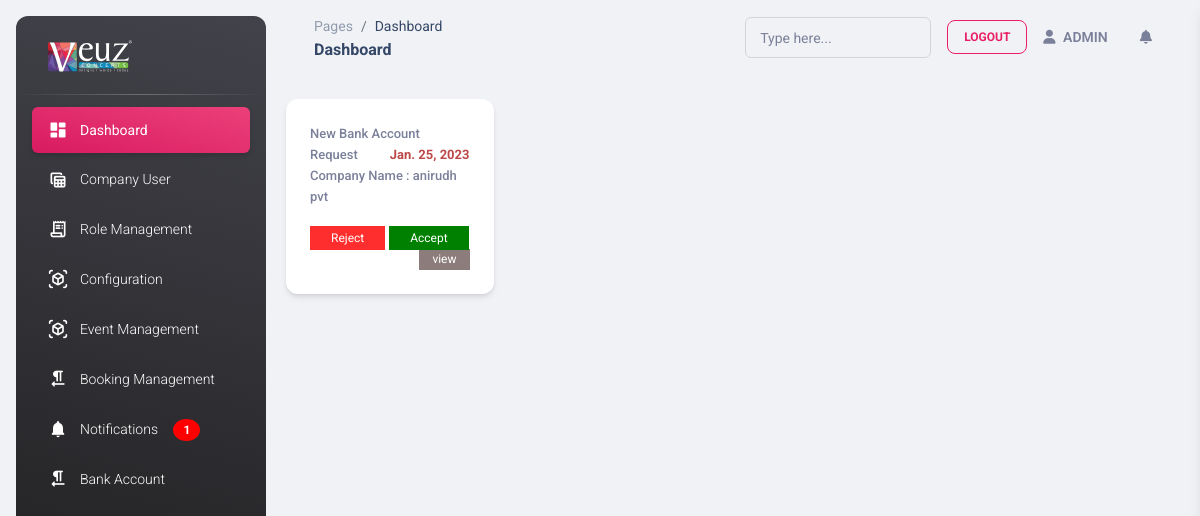
The app's page /notifications (signed in), older data.
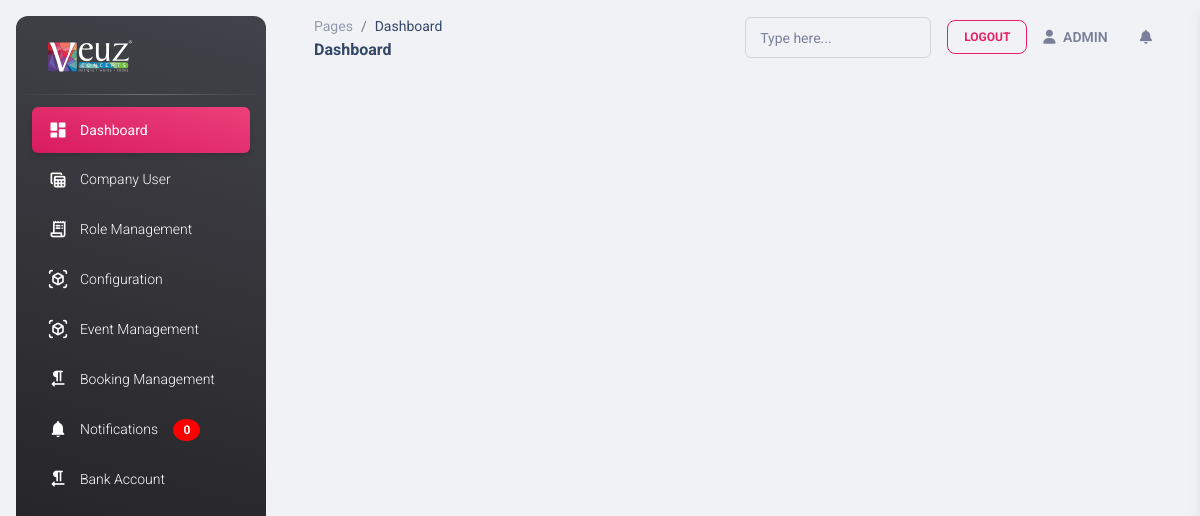
The same page, newer data.
### myapp/models.py (models this page shows)
class common(models.Model):  # COMM0N
    dt = models.DateField(auto_now=True)
    tm = models.TimeField(auto_now=True)
    updated = models.DateTimeField(default=timezone.now)
    status = models.CharField(max_length=255, null=True)
    created_by = models.ForeignKey(User,on_delete=models.CASCADE,related_name="%(app_label)s_%(class)s_ownership", null=True)
    class Meta:
        abstract = True

class notification(common):
    notification_type = models.CharField(choices=notification_type,null=True,max_length=25)
    mapping_id = models.IntegerField(null=True)
    read_status = models.BooleanField(default=False)
    company_id = models.ForeignKey(company_Master,related_name='notification_id',null=True,on_delete=models.CASCADE)

class company_Master(models.Model):
    company_name = models.CharField(max_length=25,null=True)
    auth_user_id = models.ForeignKey(User,on_delete=models.CASCADE,related_name="company_Master_auth_id", null=True)

### myapp/views.py (the view)
# urls.py: path('notifications',views.notifications,name='notifications'),
def notifications(request):
    data = ''
    if request.user.is_superuser == True:
        data = notification.objects.filter(read_status=False)
    context = {
        'data':data
    }
    return render(request,'notifications.html',context)

### myapp/templatetags/nav.py (called while the page is built)
@register.filter(name='get_nav_name')
def get_nav_name(value,args):
    data = User.objects.get(id=value.id)
    return data.is_superuser

@register.filter(name='notification_count')
def notification_count(value,args):
    data = User.objects.get(id=value.id)
    if data.is_superuser == True:
        data = notification.objects.filter(read_status=False).count()
        return data
        pass
    return ''

### myapp/templates/notifications.html (shortened to what this page needs)
{% extends 'base.html' %}
{% load static %}
{% block content %}
<div class="row">
    {% for i in data %}
    <div class="col-md-3">
        <div class="card">
            <div class="card-body">
                {% if i.notification_type == 'Bank Account' %}
                <p style="    font-size: 13px;
                font-weight: 500;">New Bank Account Request <span style="float: right;
    color: #bd4848;
    font-weight: bold;">{{i.dt}}</span>
            <br><span>Company Name : {{i.company_id.company_name}}</span>
            </p>
            <a href=""  style="    padding: 5px 21px;
            background: #ff2e2e;
            color: white;
            font-size: 12px;">Reject</a>
            <a href="" style="    padding: 5px 21px;
            background: green;
            color: white;
            font-size: 12px;">Accept</a>
                {% endif %}
               <a href="view_notification_more?mapping_id={{i.mapping_id}}&id={{i.id}}" style="    float: right;
               background: #8d7c7c;
               color: white;
               padding: 1px 13px;
               font-size: 12px;">view</a>
            </div>
          </div>
    </div>
    {% endfor %}
</div>
{% endblock %}

### myapp/templates/base.html (shortened to what the changed rows need)
<!DOCTYPE html>
<html lang="en">
{% load static %}
{% load nav %}
<head>
  <link href="{% static 'assets/css/nucleo-icons.css' %}" rel="stylesheet" />
  <link href="{% static 'assets/css/nucleo-svg.css' %}" rel="stylesheet" />
  <link id="pagestyle" href="{% static 'assets/css/material-dashboard.css' %}" rel="stylesheet" />
</head>
<body class="g-sidenav-show  bg-gray-200">
  <aside class="sidenav navbar navbar-vertical navbar-expand-xs border-0 border-radius-xl my-3 fixed-start ms-3   bg-gradient-dark" id="sidenav-main">
    <div class="collapse navbar-collapse  w-auto " id="sidenav-collapse-main">
      <ul class="navbar-nav">
        <li class="nav-item">
          <a class="nav-link text-white " href="{% url 'notifications' %}">
            <span class="nav-link-text ms-1">Notifications  <span style="    color: white;
              font-weight: bold;
              padding: 4px 10px;
              background: red;
              border-radius: 50%;
              margin: 12px 12px;
              font-size: 12px;">{{request.user|notification_count:"notification"}}</span>
          </a>
        </li>
      </ul>
    </div>
  </aside>
  <main class="main-content position-relative max-height-vh-100 h-100 border-radius-lg ">
    <div class="container-fluid py-4">
        {% block content %}
        {% endblock %}
    </div>
  </main>
</body>
</html>

Row changes from the older to the newer data that the page shows:
removed notification: dt "Jan. 25, 2023", company_id.company_name "anirudh pvt"
Text that changed along with them:
{{ request.user|notification_count:"notification" }}: "1" → "0"
